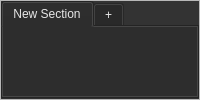
     <widget class="QFrame" name="tabFrame">
      <property name="palette">
       <palette>
        <active/>
        <inactive/>
        <disabled/>
       </palette>
      </property>
      <property name="autoFillBackground">
       <bool>true</bool>
      </property>
      <property name="frameShape">
       <enum>QFrame::StyledPanel</enum>
      </property>
      <property name="frameShadow">
       <enum>QFrame::Plain</enum>
      </property>
      <property name="lineWidth">
       <number>0</number>
      </property>
      <layout class="QHBoxLayout" name="horizontalLayout_3">
       <property name="spacing">
        <number>0</number>
       </property>
       <property name="leftMargin">
        <number>0</number>
       </property>
       <property name="topMargin">
        <number>0</number>
       </property>
       <property name="rightMargin">
        <number>0</number>
       </property>
       <property name="bottomMargin">
        <number>0</number>
       </property>
       <item>
        <widget class="NoteTabWidget" name="tabWidget">
         <property name="sizePolicy">
          <sizepolicy hsizetype="Expanding" vsizetype="Expanding">
           <horstretch>0</horstretch>
           <verstretch>0</verstretch>
          </sizepolicy>
         </property>
         <property name="palette">
          <palette>
           <active>
            <colorrole role="WindowText">
             <brush brushstyle="SolidPattern">
              <color alpha="255">
               <red>0</red>
               <green>0</green>
               <blue>0</blue>
              </color>
             </brush>
            </colorrole>
            <colorrole role="Button">
             <brush brushstyle="SolidPattern">
              <color alpha="255">
               <red>243</red>
               <green>243</green>
               <blue>243</blue>
              </color>
             </brush>
            </colorrole>
            <colorrole role="Light">
             <brush brushstyle="SolidPattern">
              <color alpha="255">
               <red>255</red>
               <green>255</green>
               <blue>255</blue>
              </color>
             </brush>
            </colorrole>
            <colorrole role="Midlight">
             <brush brushstyle="SolidPattern">
              <color alpha="255">
               <red>249</red>
               <green>249</green>
               <blue>249</blue>
              </color>
             </brush>
            </colorrole>
            <colorrole role="Dark">
             <brush brushstyle="SolidPattern">
              <color alpha="255">
               <red>121</red>
               <green>121</green>
               <blue>121</blue>
              </color>
             </brush>
            </colorrole>
            <colorrole role="Mid">
             <brush brushstyle="SolidPattern">
              <color alpha="255">
               <red>162</red>
               <green>162</green>
               <blue>162</blue>
              </color>
             </brush>
            </colorrole>
            <colorrole role="Text">
             <brush brushstyle="SolidPattern">
              <color alpha="255">
               <red>0</red>
               <green>0</green>
               <blue>0</blue>
              </color>
             </brush>
            </colorrole>
            <colorrole role="BrightText">
             <brush brushstyle="SolidPattern">
              <color alpha="255">
               <red>255</red>
               <green>255</green>
               <blue>255</blue>
              </color>
             </brush>
            </colorrole>
            <colorrole role="ButtonText">
             <brush brushstyle="SolidPattern">
              <color alpha="255">
               <red>0</red>
               <green>0</green>
               <blue>0</blue>
              </color>
             </brush>
            </colorrole>
            <colorrole role="Base">
             <brush brushstyle="SolidPattern">
              <color alpha="255">
               <red>255</red>
               <green>255</green>
               <blue>255</blue>
              </color>
             </brush>
            </colorrole>
            <colorrole role="Window">
             <brush brushstyle="SolidPattern">
              <color alpha="255">
               <red>243</red>
               <green>243</green>
               <blue>243</blue>
              </color>
             </brush>
            </colorrole>
            <colorrole role="Shadow">
             <brush brushstyle="SolidPattern">
              <color alpha="255">
               <red>0</red>
               <green>0</green>
               <blue>0</blue>
              </color>
             </brush>
            </colorrole>
            <colorrole role="AlternateBase">
             <brush brushstyle="SolidPattern">
              <color alpha="255">
               <red>249</red>
               <green>249</green>
               <blue>249</blue>
              </color>
             </brush>
            </colorrole>
            <colorrole role="ToolTipBase">
             <brush brushstyle="SolidPattern">
              <color alpha="255">
               <red>255</red>
               <green>255</green>
               <blue>220</blue>
              </color>
             </brush>
            </colorrole>
            <colorrole role="ToolTipText">
             <brush brushstyle="SolidPattern">
              <color alpha="255">
               <red>0</red>
               <green>0</green>
               <blue>0</blue>
              </color>
             </brush>
            </colorrole>
           </active>
           <inactive>
            <colorrole role="WindowText">
             <brush brushstyle="SolidPattern">
              <color alpha="255">
               <red>231</red>
               <green>231</green>
               <blue>231</blue>
              </color>
             </brush>
            </colorrole>
            <colorrole role="Button">
             <brush brushstyle="SolidPattern">
              <color alpha="255">
               <red>35</red>
               <green>35</green>
               <blue>35</blue>
              </color>
             </brush>
            </colorrole>
            <colorrole role="Light">
             <brush brushstyle="SolidPattern">
              <color alpha="255">
               <red>24</red>
               <green>27</green>
               <blue>29</blue>
              </color>
             </brush>
            </colorrole>
            <colorrole role="Midlight">
             <brush brushstyle="SolidPattern">
              <color alpha="255">
               <red>37</red>
               <green>41</green>
               <blue>44</blue>
              </color>
             </brush>
            </colorrole>
            <colorrole role="Dark">
             <brush brushstyle="SolidPattern">
              <color alpha="255">
               <red>35</red>
               <green>35</green>
               <blue>35</blue>
              </color>
             </brush>
            </colorrole>
            <colorrole role="Mid">
             <brush brushstyle="SolidPattern">
              <color alpha="255">
               <red>160</red>
               <green>160</green>
               <blue>160</blue>
              </color>
             </brush>
            </colorrole>
            <colorrole role="Text">
             <brush brushstyle="SolidPattern">
              <color alpha="255">
               <red>231</red>
               <green>231</green>
               <blue>231</blue>
              </color>
             </brush>
            </colorrole>
            <colorrole role="BrightText">
             <brush brushstyle="SolidPattern">
              <color alpha="255">
               <red>255</red>
               <green>0</green>
               <blue>0</blue>
              </color>
             </brush>
            </colorrole>
            <colorrole role="ButtonText">
             <brush brushstyle="SolidPattern">
              <color alpha="255">
               <red>231</red>
               <green>231</green>
               <blue>231</blue>
              </color>
             </brush>
            </colorrole>
            <colorrole role="Base">
             <brush brushstyle="SolidPattern">
              <color alpha="255">
               <red>51</red>
               <green>51</green>
               <blue>51</blue>
              </color>
             </brush>
            </colorrole>
            <colorrole role="Window">
             <brush brushstyle="SolidPattern">
              <color alpha="255">
               <red>51</red>
               <green>51</green>
               <blue>51</blue>
              </color>
             </brush>
            </colorrole>
            <colorrole role="Shadow">
             <brush brushstyle="SolidPattern">
              <color alpha="255">
               <red>118</red>
               <green>118</green>
               <blue>118</blue>
              </color>
             </brush>
            </colorrole>
            <colorrole role="AlternateBase">
             <brush brushstyle="SolidPattern">
              <color alpha="255">
               <red>81</red>
               <green>81</green>
               <blue>81</blue>
              </color>
             </brush>
            </colorrole>
            <colorrole role="ToolTipBase">
             <brush brushstyle="SolidPattern">
              <color alpha="102">
               <red>0</red>
               <green>0</green>
               <blue>0</blue>
              </color>
             </brush>
            </colorrole>
            <colorrole role="ToolTipText">
             <brush brushstyle="SolidPattern">
              <color alpha="255">
               <red>231</red>
               <green>231</green>
               <blue>231</blue>
              </color>
             </brush>
            </colorrole>
           </inactive>
           <disabled>
            <colorrole role="WindowText">
             <brush brushstyle="SolidPattern">
              <color alpha="255">
               <red>121</red>
               <green>121</green>
               <blue>121</blue>
              </color>
             </brush>
            </colorrole>
            <colorrole role="Button">
             <brush brushstyle="SolidPattern">
              <color alpha="255">
               <red>243</red>
               <green>243</green>
               <blue>243</blue>
              </color>
             </brush>
            </colorrole>
            <colorrole role="Light">
             <brush brushstyle="SolidPattern">
              <color alpha="255">
               <red>255</red>
               <green>255</green>
               <blue>255</blue>
              </color>
             </brush>
            </colorrole>
            <colorrole role="Midlight">
             <brush brushstyle="SolidPattern">
              <color alpha="255">
               <red>249</red>
               <green>249</green>
               <blue>249</blue>
              </color>
             </brush>
            </colorrole>
            <colorrole role="Dark">
             <brush brushstyle="SolidPattern">
              <color alpha="255">
               <red>121</red>
               <green>121</green>
               <blue>121</blue>
              </color>
             </brush>
            </colorrole>
            <colorrole role="Mid">
             <brush brushstyle="SolidPattern">
              <color alpha="255">
               <red>162</red>
               <green>162</green>
               <blue>162</blue>
              </color>
             </brush>
            </colorrole>
            <colorrole role="Text">
             <brush brushstyle="SolidPattern">
              <color alpha="255">
               <red>121</red>
               <green>121</green>
               <blue>121</blue>
              </color>
             </brush>
            </colorrole>
            <colorrole role="BrightText">
             <brush brushstyle="SolidPattern">
              <color alpha="255">
               <red>255</red>
               <green>255</green>
               <blue>255</blue>
              </color>
             </brush>
            </colorrole>
            <colorrole role="ButtonText">
             <brush brushstyle="SolidPattern">
              <color alpha="255">
               <red>121</red>
               <green>121</green>
               <blue>121</blue>
              </color>
             </brush>
            </colorrole>
            <colorrole role="Base">
             <brush brushstyle="SolidPattern">
              <color alpha="255">
               <red>243</red>
               <green>243</green>
               <blue>243</blue>
              </color>
             </brush>
            </colorrole>
            <colorrole role="Window">
             <brush brushstyle="SolidPattern">
              <color alpha="255">
               <red>243</red>
               <green>243</green>
               <blue>243</blue>
              </color>
             </brush>
            </colorrole>
            <colorrole role="Shadow">
             <brush brushstyle="SolidPattern">
              <color alpha="255">
               <red>177</red>
               <green>177</green>
               <blue>177</blue>
              </color>
             </brush>
            </colorrole>
            <colorrole role="AlternateBase">
             <brush brushstyle="SolidPattern">
              <color alpha="255">
               <red>81</red>
               <green>81</green>
               <blue>81</blue>
              </color>
             </brush>
            </colorrole>
            <colorrole role="ToolTipBase">
             <brush brushstyle="SolidPattern">
              <color alpha="102">
               <red>0</red>
               <green>0</green>
               <blue>0</blue>
              </color>
             </brush>
            </colorrole>
            <colorrole role="ToolTipText">
             <brush brushstyle="SolidPattern">
              <color alpha="255">
               <red>231</red>
               <green>231</green>
               <blue>231</blue>
              </color>
             </brush>
            </colorrole>
           </disabled>
          </palette>
         </property>
         <property name="autoFillBackground">
          <bool>true</bool>
         </property>
         <property name="tabShape">
          <enum>QTabWidget::Rounded</enum>
         </property>
         <property name="currentIndex">
          <number>0</number>
         </property>
         <property name="elideMode">
          <enum>Qt::ElideNone</enum>
         </property>
         <property name="documentMode">
          <bool>false</bool>
         </property>
         <property name="tabsClosable">
          <bool>false</bool>
         </property>
         <property name="movable">
          <bool>true</bool>
         </property>
         <widget class="QWidget" name="tab">
          <attribute name="title">
           <string>New Section</string>
          </attribute>
          <layout class="QVBoxLayout" name="verticalLayout_3">
           <item>
            <widget class="TabMainWidget" name="widget" native="true">
             <property name="palette">
              <palette>
               <active>
                <colorrole role="Window">
                 <brush brushstyle="SolidPattern">
                  <color alpha="255">
                   <red>255</red>
                   <green>255</green>
                   <blue>255</blue>
                  </color>
                 </brush>
                </colorrole>
               </active>
               <inactive>
                <colorrole role="Window">
                 <brush brushstyle="SolidPattern">
                  <color alpha="255">
                   <red>51</red>
                   <green>51</green>
                   <blue>51</blue>
                  </color>
                 </brush>
                </colorrole>
               </inactive>
               <disabled>
                <colorrole role="Window">
                 <brush brushstyle="SolidPattern">
                  <color alpha="255">
                   <red>255</red>
                   <green>255</green>
                   <blue>255</blue>
                  </color>
                 </brush>
                </colorrole>
               </disabled>
              </palette>
             </property>
            </widget>
           </item>
          </layout>
         </widget>
         <widget class="QWidget" name="addTab">
          <attribute name="title">
           <string>+</string>
          </attribute>
         </widget>
        </widget>
       </item>
      </layout>
     </widget>
